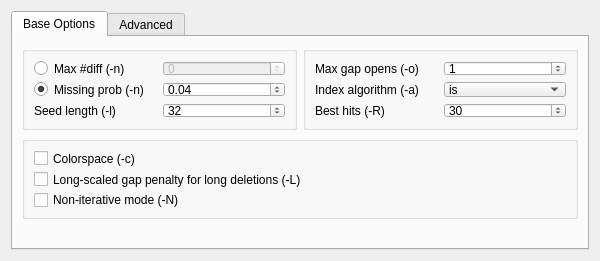
<?xml version="1.0" encoding="UTF-8"?>
<ui version="4.0">
 <class>BwaSettings</class>
 <widget class="QWidget" name="BwaSettings">
  <property name="geometry">
   <rect>
    <x>0</x>
    <y>0</y>
    <width>600</width>
    <height>261</height>
   </rect>
  </property>
  <property name="minimumSize">
   <size>
    <width>600</width>
    <height>261</height>
   </size>
  </property>
  <property name="windowTitle">
   <string>Form</string>
  </property>
  <layout class="QGridLayout" name="gridLayout_8">
   <item row="0" column="0">
    <widget class="QTabWidget" name="tabWidget">
     <property name="currentIndex">
      <number>0</number>
     </property>
     <widget class="QWidget" name="tab">
      <attribute name="title">
       <string>Base Options</string>
      </attribute>
      <layout class="QGridLayout" name="gridLayout_5">
       <item row="0" column="0">
        <widget class="QGroupBox" name="groupBox_0">
         <property name="title">
          <string/>
         </property>
         <layout class="QGridLayout" name="gridLayout_2">
          <item row="0" column="0">
           <widget class="QRadioButton" name="maxDiffRadioButton">
            <property name="text">
             <string>Max #diff (-n)</string>
            </property>
           </widget>
          </item>
          <item row="0" column="1">
           <widget class="QSpinBox" name="maxDiffSpinBox">
            <property name="enabled">
             <bool>false</bool>
            </property>
            <property name="maximum">
             <number>9999999</number>
            </property>
           </widget>
          </item>
          <item row="1" column="0">
           <widget class="QRadioButton" name="missingProbRadioButton">
            <property name="text">
             <string>Missing prob (-n)</string>
            </property>
            <property name="checked">
             <bool>true</bool>
            </property>
           </widget>
          </item>
          <item row="1" column="1">
           <widget class="QDoubleSpinBox" name="missingProbSpinBox">
            <property name="maximum">
             <double>1.000000000000000</double>
            </property>
            <property name="singleStep">
             <double>0.010000000000000</double>
            </property>
            <property name="value">
             <double>0.040000000000000</double>
            </property>
           </widget>
          </item>
          <item row="2" column="0">
           <widget class="QLabel" name="label_17">
            <property name="text">
             <string>Seed length (-l)</string>
            </property>
            <property name="alignment">
             <set>Qt::AlignLeading|Qt::AlignLeft|Qt::AlignVCenter</set>
            </property>
           </widget>
          </item>
          <item row="2" column="1">
           <widget class="QSpinBox" name="seedLengthSpinBox">
            <property name="maximum">
             <number>2000000</number>
            </property>
            <property name="value">
             <number>32</number>
            </property>
           </widget>
          </item>
         </layout>
        </widget>
       </item>
       <item row="0" column="1">
        <widget class="QGroupBox" name="groupBox">
         <layout class="QGridLayout" name="gridLayout_3">
          <item row="0" column="0">
           <widget class="QLabel" name="label_2">
            <property name="layoutDirection">
             <enum>Qt::LeftToRight</enum>
            </property>
            <property name="text">
             <string>Max gap opens (-o)</string>
            </property>
            <property name="alignment">
             <set>Qt::AlignLeading|Qt::AlignLeft|Qt::AlignVCenter</set>
            </property>
            <property name="margin">
             <number>5</number>
            </property>
           </widget>
          </item>
          <item row="0" column="1">
           <widget class="QSpinBox" name="maxGapOpensSpinBox">
            <property name="value">
             <number>1</number>
            </property>
           </widget>
          </item>
          <item row="1" column="0">
           <widget class="QLabel" name="label">
            <property name="text">
             <string>Index algorithm (-a)</string>
            </property>
            <property name="alignment">
             <set>Qt::AlignLeading|Qt::AlignLeft|Qt::AlignVCenter</set>
            </property>
            <property name="margin">
             <number>5</number>
            </property>
           </widget>
          </item>
          <item row="1" column="1">
           <widget class="QComboBox" name="indexAlgorithmComboBox">
            <property name="currentIndex">
             <number>2</number>
            </property>
            <item>
             <property name="text">
              <string>bwtsw</string>
             </property>
            </item>
            <item>
             <property name="text">
              <string>div</string>
             </property>
            </item>
            <item>
             <property name="text">
              <string>is</string>
             </property>
            </item>
           </widget>
          </item>
          <item row="2" column="0">
           <widget class="QLabel" name="label_14">
            <property name="text">
             <string>Best hits (-R)</string>
            </property>
            <property name="alignment">
             <set>Qt::AlignLeading|Qt::AlignLeft|Qt::AlignVCenter</set>
            </property>
           </widget>
          </item>
          <item row="2" column="1">
           <widget class="QSpinBox" name="bestHitsSpinBox">
            <property name="maximum">
             <number>2000000</number>
            </property>
            <property name="value">
             <number>30</number>
            </property>
           </widget>
          </item>
         </layout>
        </widget>
       </item>
       <item row="1" column="0" colspan="2">
        <widget class="QGroupBox" name="groupBox_5">
         <property name="title">
          <string/>
         </property>
         <layout class="QGridLayout" name="gridLayout_7">
          <item row="0" column="0">
           <widget class="QCheckBox" name="colorspaceCheckBox">
            <property name="text">
             <string>Colorspace (-c)</string>
            </property>
           </widget>
          </item>
          <item row="1" column="0">
           <widget class="QCheckBox" name="longScaledGapPenaltyForLongDeletionsCheckBox">
            <property name="text">
             <string>Long-scaled gap penalty for long deletions (-L)</string>
            </property>
           </widget>
          </item>
          <item row="2" column="0">
           <widget class="QCheckBox" name="nonIterativeModeCheckBox">
            <property name="text">
             <string>Non-iterative mode (-N)</string>
            </property>
           </widget>
          </item>
         </layout>
        </widget>
       </item>
       <item row="2" column="0">
        <spacer name="verticalSpacer">
         <property name="orientation">
          <enum>Qt::Vertical</enum>
         </property>
         <property name="sizeHint" stdset="0">
          <size>
           <width>20</width>
           <height>40</height>
          </size>
         </property>
        </spacer>
       </item>
       <item row="3" column="0" colspan="2">
        <widget class="QLabel" name="infoLabel">
         <property name="text">
          <string/>
         </property>
        </widget>
       </item>
      </layout>
     </widget>
     <widget class="QWidget" name="tab_2">
      <attribute name="title">
       <string>Advanced</string>
      </attribute>
      <layout class="QGridLayout" name="gridLayout_6">
       <item row="0" column="0">
        <widget class="QGroupBox" name="groupBox_3">
         <property name="title">
          <string/>
         </property>
         <layout class="QGridLayout" name="gridLayout_4">
          <item row="2" column="1">
           <widget class="QSpinBox" name="indelOffsetSpinBox">
            <property name="maximum">
             <number>2000000</number>
            </property>
            <property name="value">
             <number>5</number>
            </property>
           </widget>
          </item>
          <item row="3" column="0">
           <widget class="QLabel" name="label_6">
            <property name="text">
             <string>Max long deletion extensions (-d)</string>
            </property>
            <property name="alignment">
             <set>Qt::AlignLeading|Qt::AlignLeft|Qt::AlignVCenter</set>
            </property>
           </widget>
          </item>
          <item row="3" column="1">
           <widget class="QSpinBox" name="maxLongDeletionExtensionsSpinBox">
            <property name="maximum">
             <number>2000000</number>
            </property>
            <property name="value">
             <number>10</number>
            </property>
           </widget>
          </item>
          <item row="5" column="0">
           <widget class="QLabel" name="label_9">
            <property name="text">
             <string>Max queue entries (-m)</string>
            </property>
            <property name="alignment">
             <set>Qt::AlignLeading|Qt::AlignLeft|Qt::AlignVCenter</set>
            </property>
           </widget>
          </item>
          <item row="5" column="1">
           <widget class="QSpinBox" name="maxQueueEntriesSpinBox">
            <property name="maximum">
             <number>2000000</number>
            </property>
            <property name="value">
             <number>2000000</number>
            </property>
           </widget>
          </item>
          <item row="6" column="0">
           <widget class="QLabel" name="label_16">
            <property name="text">
             <string>Barcode length (-B)</string>
            </property>
            <property name="alignment">
             <set>Qt::AlignLeading|Qt::AlignLeft|Qt::AlignVCenter</set>
            </property>
           </widget>
          </item>
          <item row="6" column="1">
           <widget class="QSpinBox" name="barcodeLengthSpinBox">
            <property name="minimum">
             <number>-2000000</number>
            </property>
            <property name="maximum">
             <number>2000000</number>
            </property>
           </widget>
          </item>
          <item row="1" column="1">
           <widget class="QSpinBox" name="maxGapExtensionsSpinBox">
            <property name="minimum">
             <number>0</number>
            </property>
            <property name="maximum">
             <number>2000000</number>
            </property>
            <property name="value">
             <number>0</number>
            </property>
           </widget>
          </item>
          <item row="1" column="0">
           <widget class="QLabel" name="label_4">
            <property name="text">
             <string>Max gap extensions (-e)</string>
            </property>
            <property name="alignment">
             <set>Qt::AlignLeading|Qt::AlignLeft|Qt::AlignVCenter</set>
            </property>
           </widget>
          </item>
          <item row="2" column="0">
           <widget class="QLabel" name="label_5">
            <property name="text">
             <string>Indel offset (-i)</string>
            </property>
            <property name="alignment">
             <set>Qt::AlignLeading|Qt::AlignLeft|Qt::AlignVCenter</set>
            </property>
           </widget>
          </item>
          <item row="0" column="0">
           <widget class="QCheckBox" name="enableLongGapsCheckBox">
            <property name="text">
             <string>Enable long gaps</string>
            </property>
            <property name="checked">
             <bool>true</bool>
            </property>
           </widget>
          </item>
         </layout>
        </widget>
       </item>
       <item row="0" column="1">
        <widget class="QGroupBox" name="groupBox_2">
         <property name="title">
          <string/>
         </property>
         <layout class="QGridLayout" name="gridLayout">
          <item row="3" column="0" colspan="2">
           <widget class="QLabel" name="label_11">
            <property name="text">
             <string>Mismatch penalty (-M)</string>
            </property>
            <property name="alignment">
             <set>Qt::AlignLeading|Qt::AlignLeft|Qt::AlignVCenter</set>
            </property>
           </widget>
          </item>
          <item row="3" column="2" colspan="2">
           <widget class="QSpinBox" name="mismatchPenaltySpinBox">
            <property name="maximum">
             <number>2000000</number>
            </property>
            <property name="value">
             <number>3</number>
            </property>
           </widget>
          </item>
          <item row="4" column="0" colspan="2">
           <widget class="QLabel" name="label_12">
            <property name="text">
             <string>Gap open penalty (-O)</string>
            </property>
            <property name="alignment">
             <set>Qt::AlignLeading|Qt::AlignLeft|Qt::AlignVCenter</set>
            </property>
           </widget>
          </item>
          <item row="4" column="2" colspan="2">
           <widget class="QSpinBox" name="gapOpenPenaltySpinBox">
            <property name="maximum">
             <number>2000000</number>
            </property>
            <property name="value">
             <number>11</number>
            </property>
           </widget>
          </item>
          <item row="5" column="0" colspan="2">
           <widget class="QLabel" name="label_13">
            <property name="text">
             <string>Gap extension penalty (-E)</string>
            </property>
            <property name="alignment">
             <set>Qt::AlignLeading|Qt::AlignLeft|Qt::AlignVCenter</set>
            </property>
           </widget>
          </item>
          <item row="5" column="2" colspan="2">
           <widget class="QSpinBox" name="gapExtensionPenaltySpinBox">
            <property name="maximum">
             <number>2000000</number>
            </property>
            <property name="value">
             <number>4</number>
            </property>
           </widget>
          </item>
          <item row="7" column="0">
           <widget class="QLabel" name="label_15">
            <property name="text">
             <string>Quality threshold (-q)</string>
            </property>
            <property name="alignment">
             <set>Qt::AlignLeading|Qt::AlignLeft|Qt::AlignVCenter</set>
            </property>
           </widget>
          </item>
          <item row="7" column="2" colspan="2">
           <widget class="QSpinBox" name="qualityThresholdSpinBox">
            <property name="maximum">
             <number>255</number>
            </property>
           </widget>
          </item>
          <item row="0" column="2" colspan="2">
           <widget class="QSpinBox" name="threadsSpinBox">
            <property name="minimum">
             <number>1</number>
            </property>
            <property name="value">
             <number>1</number>
            </property>
           </widget>
          </item>
          <item row="0" column="0" colspan="2">
           <widget class="QLabel" name="label_10">
            <property name="text">
             <string>Threads (-t)</string>
            </property>
            <property name="alignment">
             <set>Qt::AlignLeading|Qt::AlignLeft|Qt::AlignVCenter</set>
            </property>
           </widget>
          </item>
          <item row="2" column="2">
           <widget class="QSpinBox" name="maxSeedDifferencesSpinBox">
            <property name="maximum">
             <number>2000000</number>
            </property>
            <property name="value">
             <number>2</number>
            </property>
           </widget>
          </item>
          <item row="2" column="0">
           <widget class="QLabel" name="label_3">
            <property name="text">
             <string>Max seed differences (-k)</string>
            </property>
           </widget>
          </item>
         </layout>
        </widget>
       </item>
      </layout>
     </widget>
    </widget>
   </item>
  </layout>
 </widget>
 <tabstops>
  <tabstop>maxDiffRadioButton</tabstop>
  <tabstop>maxDiffSpinBox</tabstop>
  <tabstop>missingProbRadioButton</tabstop>
  <tabstop>missingProbSpinBox</tabstop>
  <tabstop>maxGapOpensSpinBox</tabstop>
  <tabstop>indexAlgorithmComboBox</tabstop>
  <tabstop>maxGapExtensionsSpinBox</tabstop>
  <tabstop>indelOffsetSpinBox</tabstop>
  <tabstop>maxLongDeletionExtensionsSpinBox</tabstop>
  <tabstop>maxQueueEntriesSpinBox</tabstop>
 </tabstops>
 <resources/>
 <connections>
  <connection>
   <sender>enableLongGapsCheckBox</sender>
   <signal>clicked(bool)</signal>
   <receiver>maxGapExtensionsSpinBox</receiver>
   <slot>setEnabled(bool)</slot>
   <hints>
    <hint type="sourcelabel">
     <x>99</x>
     <y>68</y>
    </hint>
    <hint type="destinationlabel">
     <x>237</x>
     <y>94</y>
    </hint>
   </hints>
  </connection>
  <connection>
   <sender>maxDiffRadioButton</sender>
   <signal>clicked(bool)</signal>
   <receiver>maxDiffSpinBox</receiver>
   <slot>setEnabled(bool)</slot>
   <hints>
    <hint type="sourcelabel">
     <x>99</x>
     <y>14</y>
    </hint>
    <hint type="destinationlabel">
     <x>237</x>
     <y>14</y>
    </hint>
   </hints>
  </connection>
  <connection>
   <sender>maxDiffRadioButton</sender>
   <signal>clicked(bool)</signal>
   <receiver>missingProbSpinBox</receiver>
   <slot>setDisabled(bool)</slot>
   <hints>
    <hint type="sourcelabel">
     <x>99</x>
     <y>15</y>
    </hint>
    <hint type="destinationlabel">
     <x>237</x>
     <y>42</y>
    </hint>
   </hints>
  </connection>
  <connection>
   <sender>missingProbRadioButton</sender>
   <signal>clicked(bool)</signal>
   <receiver>maxDiffSpinBox</receiver>
   <slot>setDisabled(bool)</slot>
   <hints>
    <hint type="sourcelabel">
     <x>99</x>
     <y>42</y>
    </hint>
    <hint type="destinationlabel">
     <x>237</x>
     <y>15</y>
    </hint>
   </hints>
  </connection>
  <connection>
   <sender>missingProbRadioButton</sender>
   <signal>clicked(bool)</signal>
   <receiver>missingProbSpinBox</receiver>
   <slot>setEnabled(bool)</slot>
   <hints>
    <hint type="sourcelabel">
     <x>99</x>
     <y>40</y>
    </hint>
    <hint type="destinationlabel">
     <x>237</x>
     <y>40</y>
    </hint>
   </hints>
  </connection>
 </connections>
</ui>
